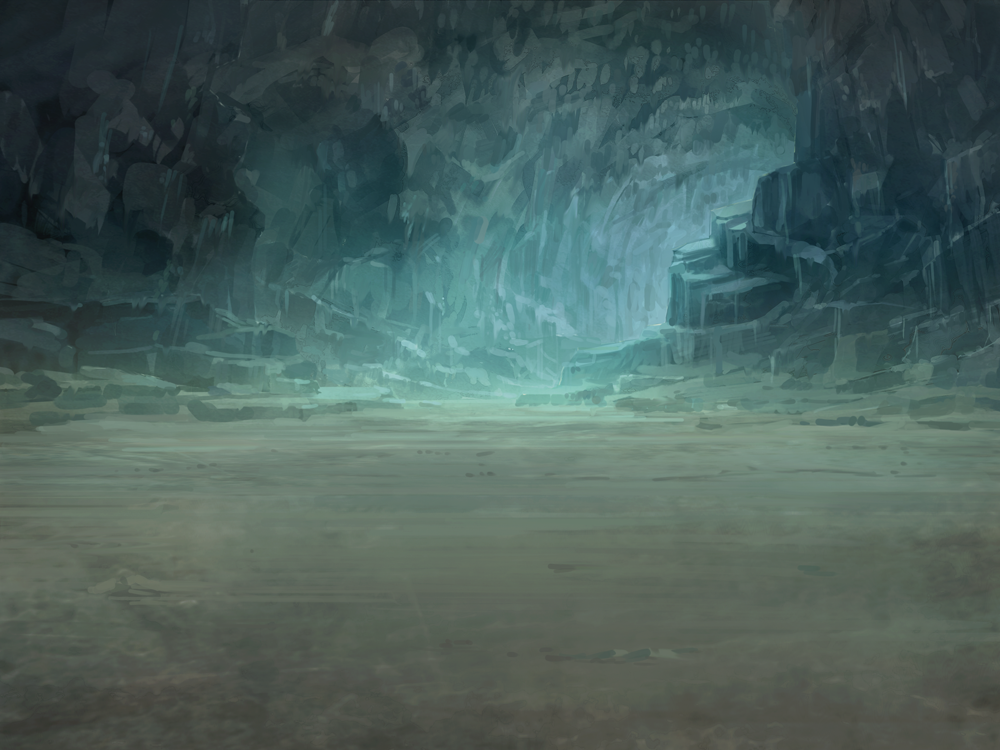
#> input picture 158e35945dfb441ed15105ed7c0e7849.png, 1000 x 750 px, given in place of the camera
$ python execute_no.2.py
#> lines starting #> are read from the running program, lines starting #| are printed output that depends on the picture
import cv2
import numpy as np
# from IPython import display
from matplotlib import pyplot as plt
import datetime
import os
import time
import firebase_admin
from firebase_admin import credentials
from firebase_admin import firestore, storage

if __name__ == '__main__':
    cred = credentials.Certificate(
        "/Users/daiki.m/Desktop/supporters/gikucamp-firebase-adminsdk-bw43u-2fb954e096.json")
    firebase_admin.initialize_app(cred, {'storageBucket': 'gikucamp.appspot.com'})
    db = firestore.client()
    doc_ref = db.collection(u'data').document(u'90TwVL13wTuPpmCgw24C')
    ref = db.collection(u'data')
    docs = ref.stream()

    bucket = storage.bucket()
    # filename = 'outline.png'
    # blob = bucket.blob(filename)
    content_type = 'outline/png'

    # filename2 = 'img_gomi.png'
    filename2 = 'img_gomi.png'
    blob = bucket.blob(filename2)

    # 現在画像を取り込む
    camera = cv2.VideoCapture(1)
    ret, frame = camera.read()
#> frame is the input picture: shape (750, 1000, 3); mean B, G, R 91.9, 95.9, 74.3
    if ret:
        print('Success')
        cv2.imwrite('final.png', frame)

    else:
        print('Failed')
    start_name = ''
    #start_name = 'start.png'
    final_name = 'final.png'
    # start_name = 'outline0.png'
    # final_name = 'outline40.png'
    # 画像の読み込み
    img_src1 = cv2.imread(start_name, 0)
    img_src2 = cv2.imread(final_name, 0)
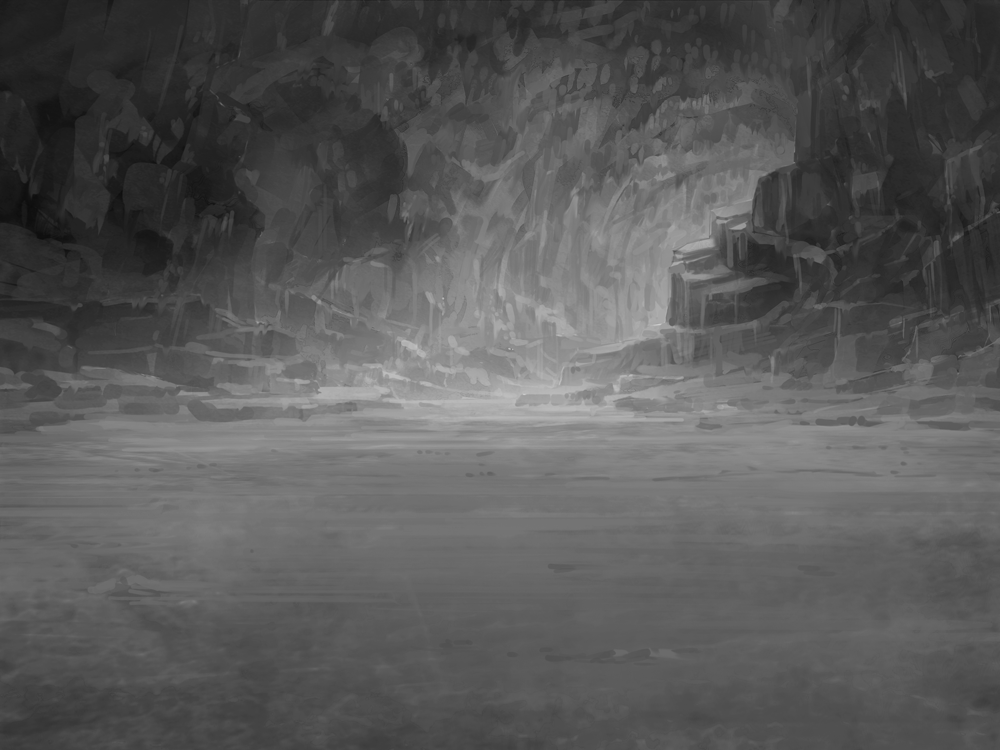
#> img_src2: shape (750, 1000); min 13, max 206, mean 88.5

    fgbg = cv2.createBackgroundSubtractorMOG2()

    fgmask = fgbg.apply(img_src1)
    fgmask = fgbg.apply(img_src2)
#> fgmask: shape (750, 1000); every value is 127

    # 検出画像
    bg_diff_path = 'result.png'
    cv2.imwrite(bg_diff_path, fgmask)
    print('Success2')

    # 画像読み込み
    img = cv2.imread('result.png')
#> img: shape (750, 1000, 3); every value is 127
    img2 = cv2.imread('final.png')

    # グレースケール化
    gray = cv2.cvtColor(img, cv2.COLOR_BGR2GRAY)

    # 2値化
    ret, bin_img = cv2.threshold(gray, 86, 100, cv2.THRESH_BINARY_INV)
#> bin_img: shape (750, 1000); every value is 0
    threshold = 120
    bin_img = gray.copy()
    bin_img[bin_img < threshold] = 0
    bin_img[bin_img >= threshold] = 255
#> bin_img: shape (750, 1000); every value is 255

    # 輪郭抽出
    contours, hierarchy = cv2.findContours(bin_img, cv2.RETR_EXTERNAL, cv2.CHAIN_APPROX_SIMPLE)
#> contours = [[[0, 0], [0, 749], [999, 749], [999, 0]]]

    # 小さい輪郭を削除
    contours = list(filter(lambda x: cv2.contourArea(x) > 100000, contours))

    # 外形のマスク画像を生成
    mask = np.zeros_like(img[:, :, 0])
    cv2.drawContours(mask, [contours[0]], -1, color=255, thickness=-1)
    ch_b, ch_g, ch_r = cv2.split(img2[:, :, :3])
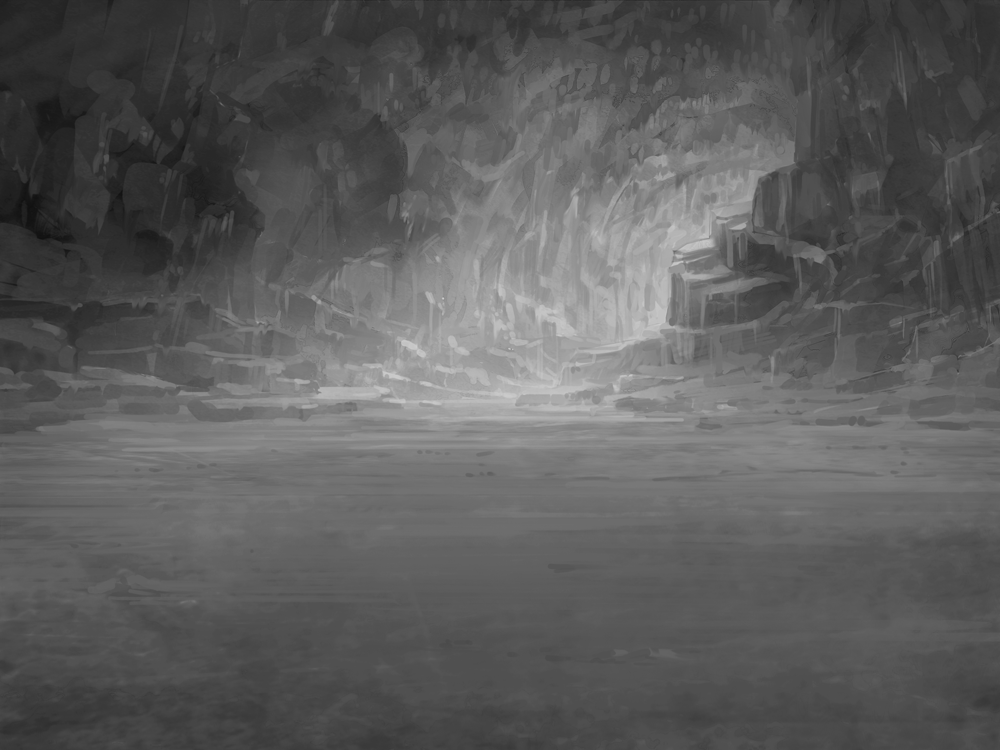
#> ch_b: shape (750, 1000); min 16, max 206, mean 91.9
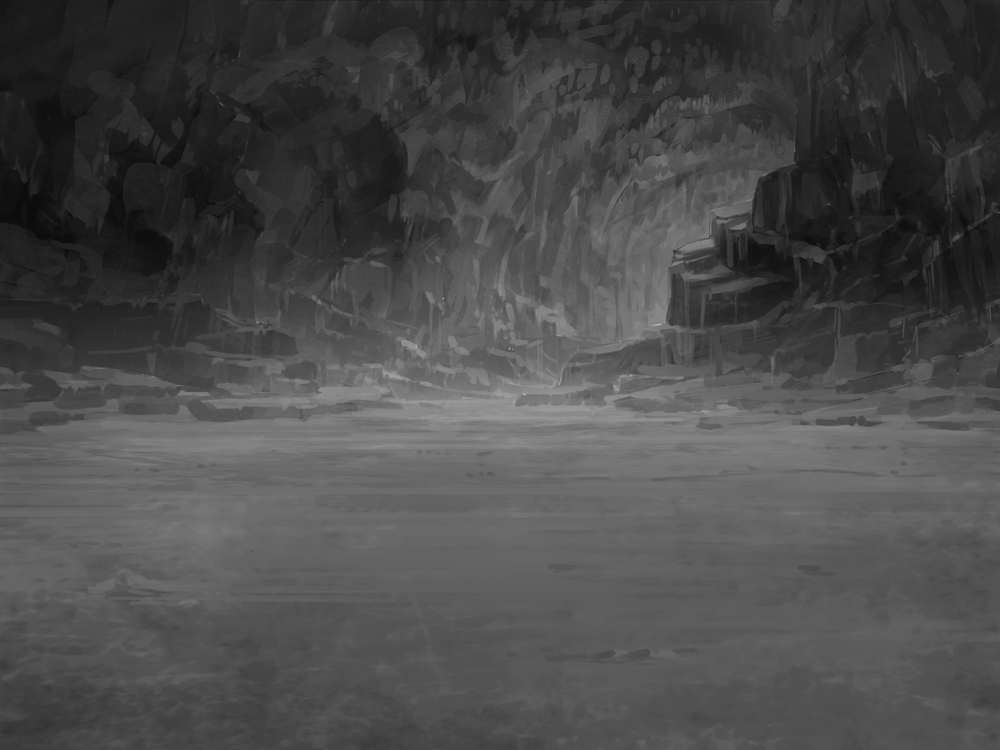
#> ch_r: shape (750, 1000); min 11, max 193, mean 74.3
    img_alpha = cv2.merge((ch_b, ch_g, ch_r, mask))

    # 外枠の矩形を計算
    x, y, w, h = cv2.boundingRect(contours[0])
#> x = 0; y = 0; w = 1000; h = 750
    img_gomi = img_alpha[y:y + h, x:x + w]
    cv2.imwrite("img_gomi.png", img_gomi)

    # 輪郭を描写
    cv2.drawContours(img2, contours, -1, color=(0, 255, 0), thickness=5)
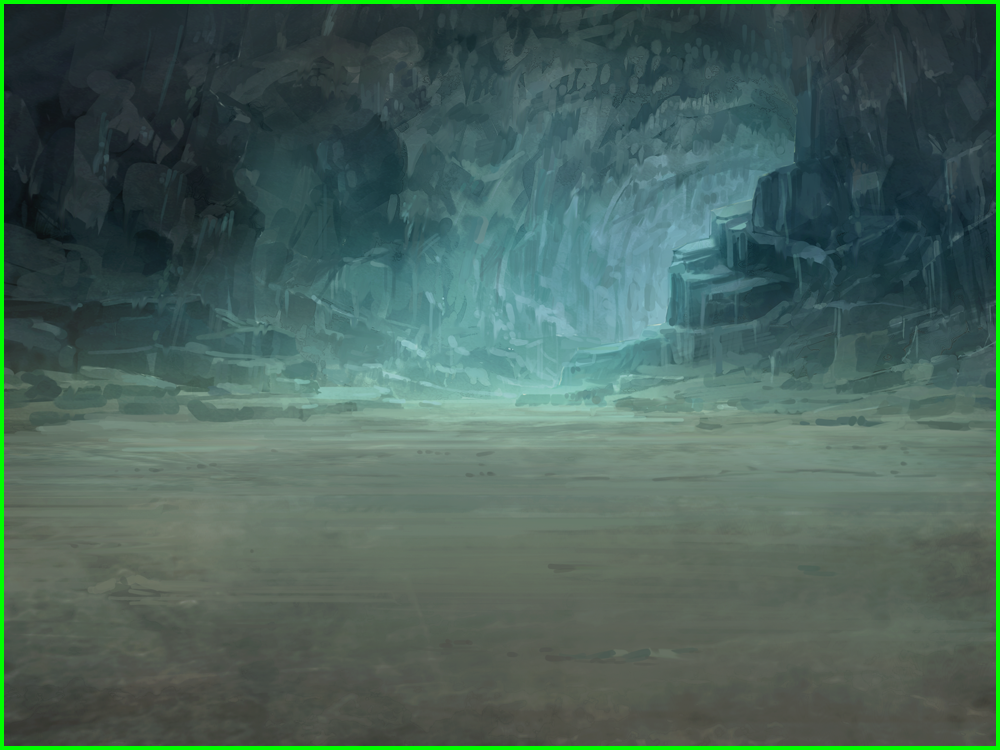
#> img2: shape (750, 1000, 3); mean B, G, R 90.7, 99.3, 73.2

    final_area = 0

    for a in range(len(contours)):
        area = cv2.contourArea(contours[a])
        print(a, area)
        final_area = final_area + area
#> this loop made 1 pass
#> (area, final_area) on pass 1: (748251, 748251)
#| 0 748251.0
#> after the loop, final_area = 748251

    cv2.imwrite('outline.png', img2)
    print(final_area)
#| 748251.0

    # firebaseにトータルの面積を送信
    for doc in docs:
        print(u'{} => {}'.format(doc.id, doc.to_dict()))
    ###################################################################################

    input_cvdata = final_area
#> input_cvdata = 748251
    ####################################################################################

    doc_ref.set({
        u'amount': f"{input_cvdata}",
    })

    # 現在取ったものの画像をfirebaseに送信
    cv2.imwrite('img_gomi.png', img_gomi)
    with open(filename2, 'rb') as f:
        blob.upload_from_file(f, content_type=content_type)

    final_name = start_name

    '''
    img_gomiは現在取った物のだけの輪郭を取った画像
    start_name = start.png
    final_name = final.png
    img = final.png
    img2 = result.png
    result.pngはグレースケール画像
    img2に輪郭を描写したのがoutline.png
    '''
